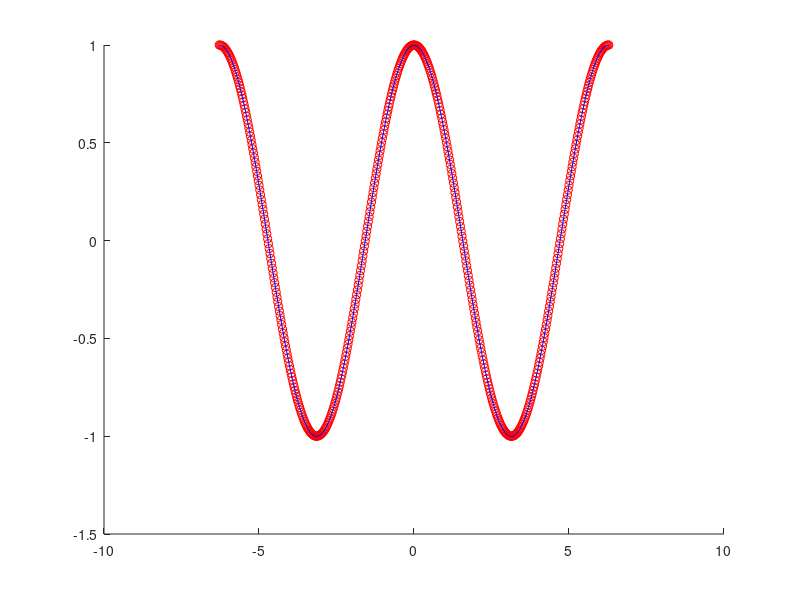

Recreate this plot in MATLAB.
function MAT = give_Least_Squares_Data_1

% get random values for data points
xVec = linspace(-2*pi,2*pi,500);                   
yVec = cos(xVec);

% initialize matrix 
MAT = zeros(500,2);

% Matrix B = yVec
B = zeros(500,1);
B(:, 1) = yVec;

% Matrix A for 4th order polynomial
for i=1:500
    for j =1:12
        A(i,j) = (xVec(i)^(j-1));
    end
end


% Pseudo Inverse for model function
PI = inv(A.' * A) * A.' * B

val = 0;

% function values for model function 
for i=1:500
    for j=1:12
        val = val + PI(j)*((xVec(i))^(j-1));
    end
    Y(i) = val;
    val = 0;
end

scatter(xVec, yVec, 'r')
hold on
plot(xVec, Y, 'b')
hold off

